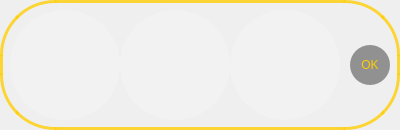
<?xml version="1.0" encoding="UTF-8"?>
<ui version="4.0">
 <class>pickCoin</class>
 <widget class="QFrame" name="pickCoin">
  <property name="geometry">
   <rect>
    <x>0</x>
    <y>0</y>
    <width>400</width>
    <height>130</height>
   </rect>
  </property>
  <property name="windowTitle">
   <string>Frame</string>
  </property>
  <property name="styleSheet">
   <string notr="true">#pickCoin
{
border-image: url(:/images/rule_background.png);
border-radius:55px;
}</string>
  </property>
  <property name="frameShape">
   <enum>QFrame::StyledPanel</enum>
  </property>
  <property name="frameShadow">
   <enum>QFrame::Raised</enum>
  </property>
  <widget class="QToolButton" name="coin1">
   <property name="geometry">
    <rect>
     <x>10</x>
     <y>10</y>
     <width>110</width>
     <height>110</height>
    </rect>
   </property>
   <property name="styleSheet">
    <string notr="true">border-radius:55px;
background-color: rgba(255, 255, 254, 50);</string>
   </property>
   <property name="text">
    <string/>
   </property>
  </widget>
  <widget class="QToolButton" name="coin2">
   <property name="geometry">
    <rect>
     <x>120</x>
     <y>10</y>
     <width>110</width>
     <height>110</height>
    </rect>
   </property>
   <property name="styleSheet">
    <string notr="true">border-radius:55px;background-color: rgba(255, 255, 254, 50);</string>
   </property>
   <property name="text">
    <string/>
   </property>
  </widget>
  <widget class="QToolButton" name="coin3">
   <property name="geometry">
    <rect>
     <x>230</x>
     <y>10</y>
     <width>110</width>
     <height>110</height>
    </rect>
   </property>
   <property name="styleSheet">
    <string notr="true">border-radius:55px;
background-color: rgba(255, 255, 254, 50);</string>
   </property>
   <property name="text">
    <string/>
   </property>
  </widget>
  <widget class="QToolButton" name="OK">
   <property name="geometry">
    <rect>
     <x>350</x>
     <y>45</y>
     <width>40</width>
     <height>40</height>
    </rect>
   </property>
   <property name="styleSheet">
    <string notr="true">border-radius:20px;background-color: rgba(0, 0, 0, 100);font: 16pt &quot;Forte&quot;;color:rgba(255,205,0,255);</string>
   </property>
   <property name="text">
    <string>OK</string>
   </property>
  </widget>
  <widget class="QLabel" name="label">
   <property name="geometry">
    <rect>
     <x>0</x>
     <y>0</y>
     <width>400</width>
     <height>130</height>
    </rect>
   </property>
   <property name="styleSheet">
    <string notr="true">#label
{
border:3px solid rgba(255,205,0,200);
border-radius:55px;
}</string>
   </property>
   <property name="text">
    <string/>
   </property>
  </widget>
  <zorder>label</zorder>
  <zorder>coin3</zorder>
  <zorder>coin2</zorder>
  <zorder>coin1</zorder>
  <zorder>OK</zorder>
 </widget>
 <resources/>
 <connections/>
</ui>
